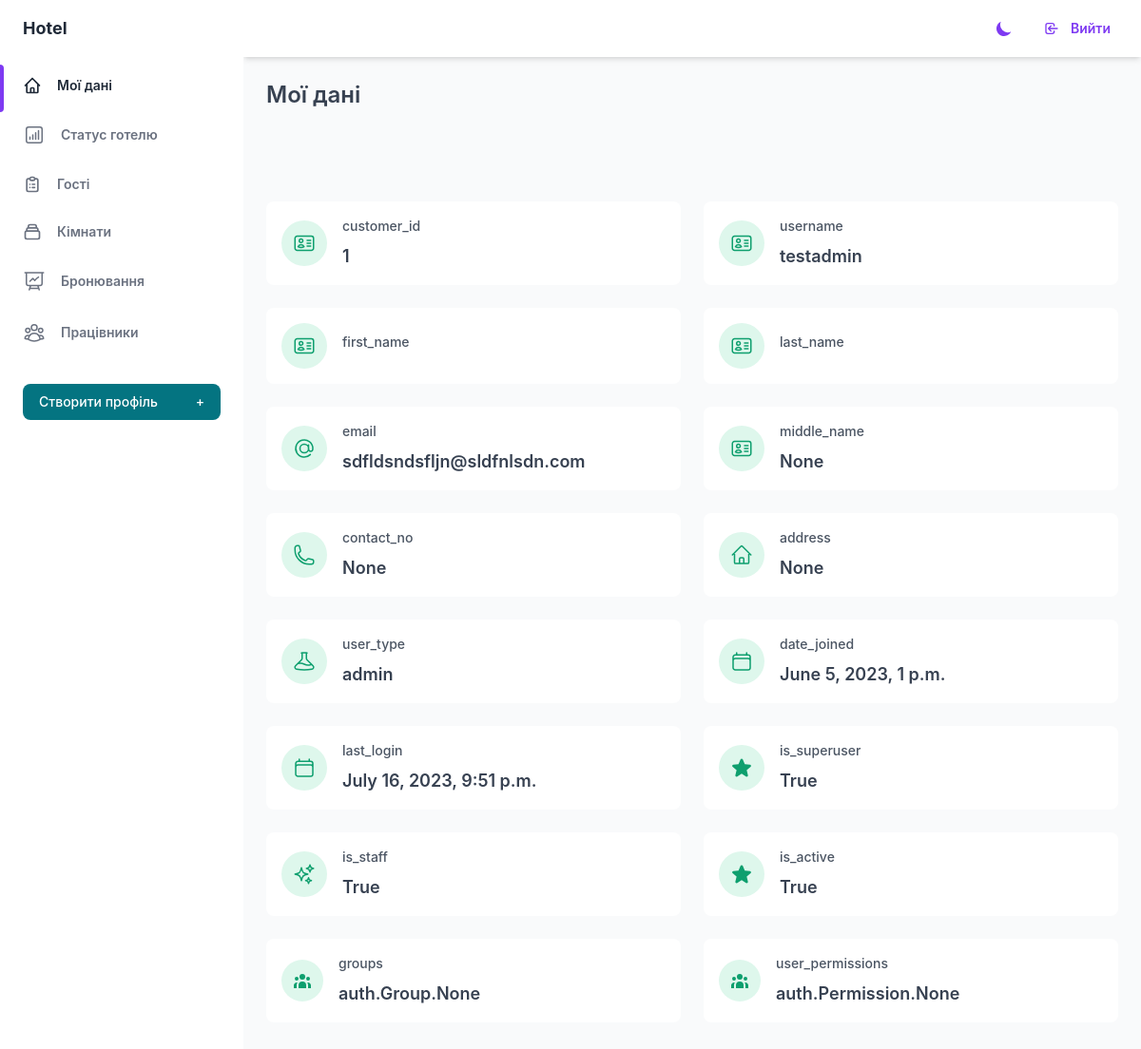
/admin-my-data.html (signed in), run on the app's committed database.
### main/models.py (models this page shows, shortened)
class Customer(AbstractUser):
    customer_id = models.AutoField(primary_key=True)
    middle_name = models.CharField(max_length=50, null=True, blank=True)
    contact_no = models.CharField(max_length=15, blank=True, null=True)
    address = models.CharField(max_length=100, blank=True, null=True)
    user_type = models.ForeignKey('UserType', null=True, blank=True, on_delete=models.PROTECT, default=None)
    groups = models.ManyToManyField(
        Group,
        verbose_name='groups',
        blank=True,
        help_text='The groups this user belongs to.',
        related_name='customer_set',  # змінений related_name
        related_query_name='Customer'
    )
    user_permissions = models.ManyToManyField(
        Permission,
        verbose_name='user permissions',
        blank=True,
        help_text='Specific permissions for this user.',
        related_name='customer_set',  # змінений related_name
        related_query_name='Customer'
    )

class UserType(models.Model):
    user_type_id = models.AutoField(primary_key=True)
    user_type_name = models.CharField(max_length=50)
    lock_type = models.BooleanField(blank=True, null=True, default=False)
    def __str__(self):
        return self.user_type_name

### main/views.py (the view)
# urls.py: path('admin-my-data.html', views.admin_my_data, name='admin_my_data'),
@login_required
def admin_my_data(request):
    context = {}
    return render(request, 'profile_admin_pages/my-data.html', context)

### main/templates/profile_admin_pages/my-data.html (shortened to what this page needs)
{% extends 'base-profile.html' %}
{% block main-content %}
{% load custom_filters %}
<main class="h-full pb-16 overflow-y-auto">
    <div class="container px-6 mx-auto grid">
      <h2
        class="my-6 text-2xl font-semibold text-gray-700 dark:text-gray-200"
      >
        Мої дані
      </h2>
      {% if user.is_authenticated and user.is_superuser %}
<div class="grid gap-6 mb-8 md:grid-cols-2 xl:grid-cols-4">
              <div class="flex items-center p-4 bg-white rounded-lg shadow-xs dark:bg-gray-800">
                  <div class="p-3 mr-4 text-green-500 bg-green-100 rounded-full dark:text-green-100 dark:bg-green-500">
                  </div>
                  <div>
                      <p class="mb-2 text-sm font-medium text-gray-600 dark:text-gray-400">
                          customer_id
                      </p>
                      <p class="text-lg font-semibold text-gray-700 dark:text-gray-200">
                          {{ user.customer_id }}
                      </p>
                  </div>
              </div>
              <div class="flex items-center p-4 bg-white rounded-lg shadow-xs dark:bg-gray-800">
                  <div class="p-3 mr-4 text-green-500 bg-green-100 rounded-full dark:text-green-100 dark:bg-green-500">
                  </div>
                  <div>
                      <p class="mb-2 text-sm font-medium text-gray-600 dark:text-gray-400">
                          username
                      </p>
                      <p class="text-lg font-semibold text-gray-700 dark:text-gray-200">
                          {{ user.username }}
                      </p>
                  </div>
              </div>
              <div class="flex items-center p-4 bg-white rounded-lg shadow-xs dark:bg-gray-800">
                <div class="p-3 mr-4 text-green-500 bg-green-100 rounded-full dark:text-green-100 dark:bg-green-500">
                </div>
                <div>
                    <p class="mb-2 text-sm font-medium text-gray-600 dark:text-gray-400">
                      first_name
                    </p>
                </div>
              </div>
              <div class="flex items-center p-4 bg-white rounded-lg shadow-xs dark:bg-gray-800">
                <div class="p-3 mr-4 text-green-500 bg-green-100 rounded-full dark:text-green-100 dark:bg-green-500">
                </div>
                <div>
                    <p class="mb-2 text-sm font-medium text-gray-600 dark:text-gray-400">
                      last_name
                    </p>
                </div>
              </div>
              <div class="flex items-center p-4 bg-white rounded-lg shadow-xs dark:bg-gray-800">
                <div class="p-3 mr-4 text-green-500 bg-green-100 rounded-full dark:text-green-100 dark:bg-green-500">
                  <svg xmlns="http://www.w3.org/2000/svg" fill="none" viewBox="0 0 24 24" stroke-width="1.5" stroke="currentColor" class="w-6 h-6">
                    <path stroke-linecap="round" d="M16.5 12a4.5 4.5 0 11-9 0 4.5 4.5 0 019 0zm0 0c0 1.657 1.007 3 2.25 3S21 13.657 21 12a9 9 0 10-2.636 6.364M16.5 12V8.25" />
                  </svg>
                </div>
                <div>
                    <p class="mb-2 text-sm font-medium text-gray-600 dark:text-gray-400">
                      email
                    </p>
                    <p class="text-lg font-semibold text-gray-700 dark:text-gray-200">
                      {{ user.email }}
                    </p>
                </div>
              </div>
              <div class="flex items-center p-4 bg-white rounded-lg shadow-xs dark:bg-gray-800">
                <div class="p-3 mr-4 text-green-500 bg-green-100 rounded-full dark:text-green-100 dark:bg-green-500">
                </div>
                <div>
                    <p class="mb-2 text-sm font-medium text-gray-600 dark:text-gray-400">
                      middle_name
                    </p>
                    <p class="text-lg font-semibold text-gray-700 dark:text-gray-200">
                      {{ user.middle_name }}
                    </p>
                </div>
              </div>
              <div class="flex items-center p-4 bg-white rounded-lg shadow-xs dark:bg-gray-800">
                <div class="p-3 mr-4 text-green-500 bg-green-100 rounded-full dark:text-green-100 dark:bg-green-500">
                </div>
                <div>
                    <p class="mb-2 text-sm font-medium text-gray-600 dark:text-gray-400">
                      contact_no
                    </p>
                    <p class="text-lg font-semibold text-gray-700 dark:text-gray-200">
                      {{ user.contact_no }}
                    </p>
                </div>
              </div>
              <div class="flex items-center p-4 bg-white rounded-lg shadow-xs dark:bg-gray-800">
                <div class="p-3 mr-4 text-green-500 bg-green-100 rounded-full dark:text-green-100 dark:bg-green-500">
                </div>
                <div>
                    <p class="mb-2 text-sm font-medium text-gray-600 dark:text-gray-400">
                      address
                    </p>
                    <p class="text-lg font-semibold text-gray-700 dark:text-gray-200">
                      {{ user.address }}
                    </p>
                </div>
              </div>
              <div class="flex items-center p-4 bg-white rounded-lg shadow-xs dark:bg-gray-800">
                <div class="p-3 mr-4 text-green-500 bg-green-100 rounded-full dark:text-green-100 dark:bg-green-500">
                </div>
                <div>
                    <p class="mb-2 text-sm font-medium text-gray-600 dark:text-gray-400">
                      user_type
                    </p>
                    <p class="text-lg font-semibold text-gray-700 dark:text-gray-200">
                      {{ user.user_type }}
                    </p>
                </div>
              </div>
              <div class="flex items-center p-4 bg-white rounded-lg shadow-xs dark:bg-gray-800">
                <div class="p-3 mr-4 text-green-500 bg-green-100 rounded-full dark:text-green-100 dark:bg-green-500">
                </div>
                <div>
                    <p class="mb-2 text-sm font-medium text-gray-600 dark:text-gray-400">
                      date_joined
                    </p>
                    <p class="text-lg font-semibold text-gray-700 dark:text-gray-200">
                      {{ user.date_joined }}
                    </p>
                </div>
              </div>
              <div class="flex items-center p-4 bg-white rounded-lg shadow-xs dark:bg-gray-800">
                <div class="p-3 mr-4 text-green-500 bg-green-100 rounded-full dark:text-green-100 dark:bg-green-500">
                </div>
                <div>
                    <p class="mb-2 text-sm font-medium text-gray-600 dark:text-gray-400">
                      last_login
                    </p>
                    <p class="text-lg font-semibold text-gray-700 dark:text-gray-200">
                      {{ user.last_login }}
                    </p>
                </div>
              </div>
              <div class="flex items-center p-4 bg-white rounded-lg shadow-xs dark:bg-gray-800">
                <div class="p-3 mr-4 text-green-500 bg-green-100 rounded-full dark:text-green-100 dark:bg-green-500">
                </div>
                <div>
                    <p class="mb-2 text-sm font-medium text-gray-600 dark:text-gray-400">
                      is_superuser
                    </p>
                    <p class="text-lg font-semibold text-gray-700 dark:text-gray-200">
                      {{ user.is_superuser }}
                    </p>
                </div>
              </div>
              <div class="flex items-center p-4 bg-white rounded-lg shadow-xs dark:bg-gray-800">
                <div class="p-3 mr-4 text-green-500 bg-green-100 rounded-full dark:text-green-100 dark:bg-green-500">
                </div>
                <div>
                    <p class="mb-2 text-sm font-medium text-gray-600 dark:text-gray-400">
                      is_staff
                    </p>
                    <p class="text-lg font-semibold text-gray-700 dark:text-gray-200">
                      {{ user.is_staff }}
                    </p>
                </div>
              </div>
              <div class="flex items-center p-4 bg-white rounded-lg shadow-xs dark:bg-gray-800">
                <div class="p-3 mr-4 text-green-500 bg-green-100 rounded-full dark:text-green-100 dark:bg-green-500">
                </div>
                <div>
                    <p class="mb-2 text-sm font-medium text-gray-600 dark:text-gray-400">
                      is_active
                    </p>
                    <p class="text-lg font-semibold text-gray-700 dark:text-gray-200">
                      {{ user.is_active }}
                    </p>
                </div>
              </div>
              <div class="flex items-center p-4 bg-white rounded-lg shadow-xs dark:bg-gray-800">
                <div class="p-3 mr-4 text-green-500 bg-green-100 rounded-full dark:text-green-100 dark:bg-green-500">
                </div>
                <div>
                    <p class="mb-2 text-sm font-medium text-gray-600 dark:text-gray-400">
                      groups
                    </p>
                    <p class="text-lg font-semibold text-gray-700 dark:text-gray-200">
                      {{ user.groups }}
                    </p>
                </div>
              </div>
              <div class="flex items-center p-4 bg-white rounded-lg shadow-xs dark:bg-gray-800">
                <div class="p-3 mr-4 text-green-500 bg-green-100 rounded-full dark:text-green-100 dark:bg-green-500">
                </div>
                <div>
                    <p class="mb-2 text-sm font-medium text-gray-600 dark:text-gray-400">
                      user_permissions
                    </p>
                    <p class="text-lg font-semibold text-gray-700 dark:text-gray-200">
                      {{ user.user_permissions }}
                    </p>
                </div>
              </div>
      </div>
      {% endif %}
    </div>
  </main>
{% endblock %}

### data on the page
Customer: customer_id "1", username "testadmin", email "sdfldsndsfljn@sldfnlsdn.com", middle_name "None", contact_no "None", address "None", user_type "admin", date_joined "June 5, 2023, 1 p.m.", last_login "July 16, 2023, 9:51 p.m.", is_superuser "True", is_staff "True", is_active "True", groups "auth.Group.None", user_permissions "auth.Permission.None"
